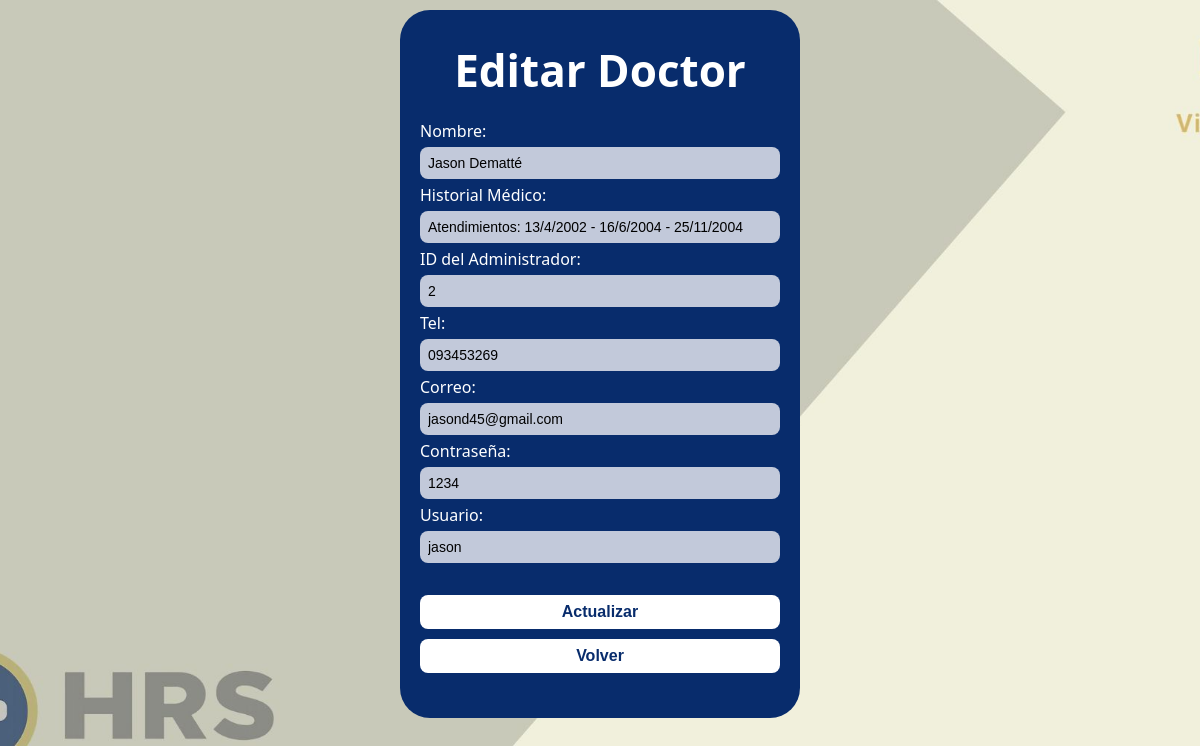
The page /Administradores/Doctor/Editar.php?Cedula_D=54367989 on the database its author committed.
### tables this page shows
CREATE TABLE `doctor` (
  `Cedula_D` int(11) NOT NULL,
  `Nombre_D` varchar(50) DEFAULT NULL,
  `Correo` varchar(50) DEFAULT NULL,
  `His_med` varchar(1000) DEFAULT NULL,
  `Tel` varchar(15) DEFAULT NULL,
  `Contraseña_D` varchar(10) DEFAULT NULL,
  `ID_Administrador` int(11) DEFAULT NULL,
  `Usuario_D` varchar(50) DEFAULT NULL
);

### Administradores/Doctor/Editar.php (the view, shortened to what this page needs)
<?php
include("../../Backend/Conexion.php");
$Cedula_D = (int) $_GET['Cedula_D'];
$result = mysqli_query($conn, "SELECT * FROM doctor WHERE Cedula_D=$Cedula_D");
$Doctor = mysqli_fetch_assoc($result);
?>
<!DOCTYPE html>
<html lang="es">
<head>
  <link rel="stylesheet" href="../estiloL.css">
  <link rel="stylesheet" href="../Estilo.css">
</head>
<body>
<div class="cuadrado">
  <div class="titulo">
    <h1>Editar Doctor</h1>
  </div>
  <div class="info-paciente">
    <form method="POST" action="">
        Nombre: <input type="text" name="Nombre_D" value="<?php echo htmlspecialchars($Doctor['Nombre_D']); ?>" required><br>
        Historial Médico: <input type="text" name="His_med" value="<?php echo htmlspecialchars($Doctor['His_med']); ?>" required><br>
        ID del Administrador: <input type="number" name="ID_Administrador" value="<?php echo $Doctor['ID_Administrador']; ?>" required><br>
        Tel: <input type="text" name="Tel" value="<?php echo htmlspecialchars($Doctor['Tel']); ?>" required><br>
        Correo: <input type="email" name="Correo" value="<?php echo htmlspecialchars($Doctor['Correo']); ?>" required><br>
        Contraseña: <input type="text" name="Contraseña_D" value="<?php echo htmlspecialchars($Doctor['Contraseña_D']); ?>" required><br>
        Usuario: <input type="text" name="Usuario_D" value="<?php echo htmlspecialchars($Doctor['Usuario_D']); ?>" required><br><br>
        <button type="submit">Actualizar</button>
        <button type="button" onclick="location.href='../PaginaDeMedicos.php'">Volver</button>
    </form>
  </div>
</div>
</body>
</html>

### Administradores/estiloL.css (style rules this page uses)
* { margin: 0; padding: 0; box-sizing: border-box; }
body { font-family: 'Segoe UI', sans-serif; position: relative; min-height: 100vh; margin: 0; display: flex; justify-content: center; align-items: center; }
body::before { content: ""; position: fixed; top: 0; left: 0; right: 0; bottom: 0; background-image: url('../Imagenes/Inicio.jpg'); background-size: cover; background-position: center; background-repeat: no-repeat; background-attachment: fixed; z-index: 0; pointer-events: none; }
.login-container, .cuadrado, .superior, main, header, .tablas { position: relative; z-index: 1; }
input { width: 100%; padding: 10px; border-radius: 15px; border: none; background-color: #c2c9da; font-size: 14px; margin-bottom: 15px; height: auto; }
button { background-color: #f0d67a; color: #0a295a; border: none; padding: 12px 20px; border-radius: 25px; font-size: 16px; font-weight: bold; cursor: pointer; transition: background-color 0.3s ease; }

### Administradores/Estilo.css (style rules this page uses)
.cuadrado { color: white; position: absolute; top: 10px; height: auto; width: 400px; background-color: #082c6c; border-radius: 30px; display: flex; flex-direction: column; justify-content: flex-start; align-items: center; padding: 30px 20px; box-sizing: border-box; }
.titulo { font-size: 22px; text-align: center; margin-bottom: 20px; font-weight: bold; }
.info-paciente, .info { align-self: stretch; text-align: left; margin-bottom: 10px; }
input, button { width: 100%; margin: 5px 0; padding: 8px; border-radius: 8px; border: none; }
button { background-color: #fff; color: #082c6c; font-weight: bold; cursor: pointer; }

### rows shown on the page
doctor: Nombre_D "Jason Dematté", His_med "Atendimientos: 13/4/2002 - 16/6/2004 - 25/11/2004", ID_Administrador "2", Tel "093453269", Correo "jasond45@gmail.com", Contraseña_D "1234", Usuario_D "jason"
